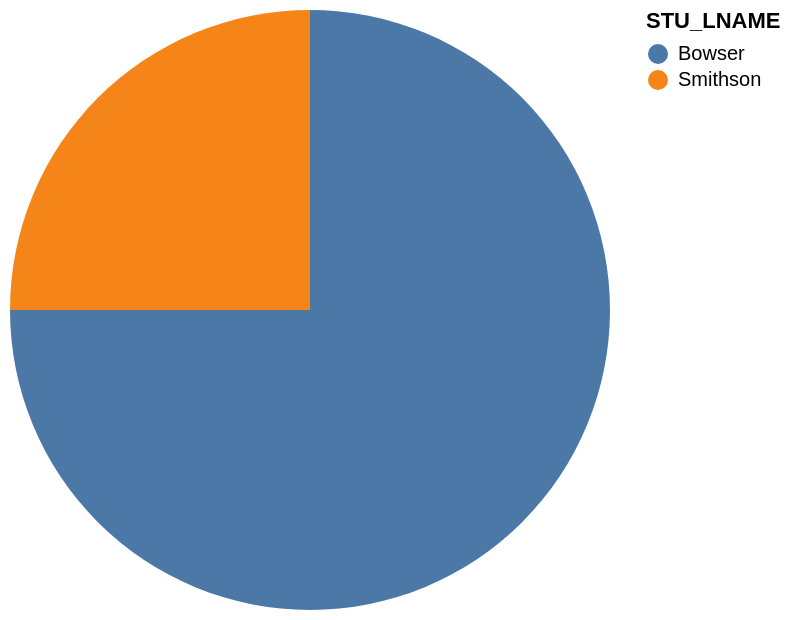

The Vega-Lite source for this figure:
### Vega-Lite specification from a JSON file in a GitHub repository (floating-point values rounded to 4 significant figures)
{"data": {"values": [{"x_data": "Bowser", "y_data": 3}, {"x_data": "Smithson", "y_data": 1}]}, "mark": "arc", "encoding": {"theta": {"field": "y_data", "type": "quantitative", "title": "COUNT(STU_LNAME)"}, "color": {"field": "x_data", "type": "nominal", "title": "STU_LNAME"}}}
